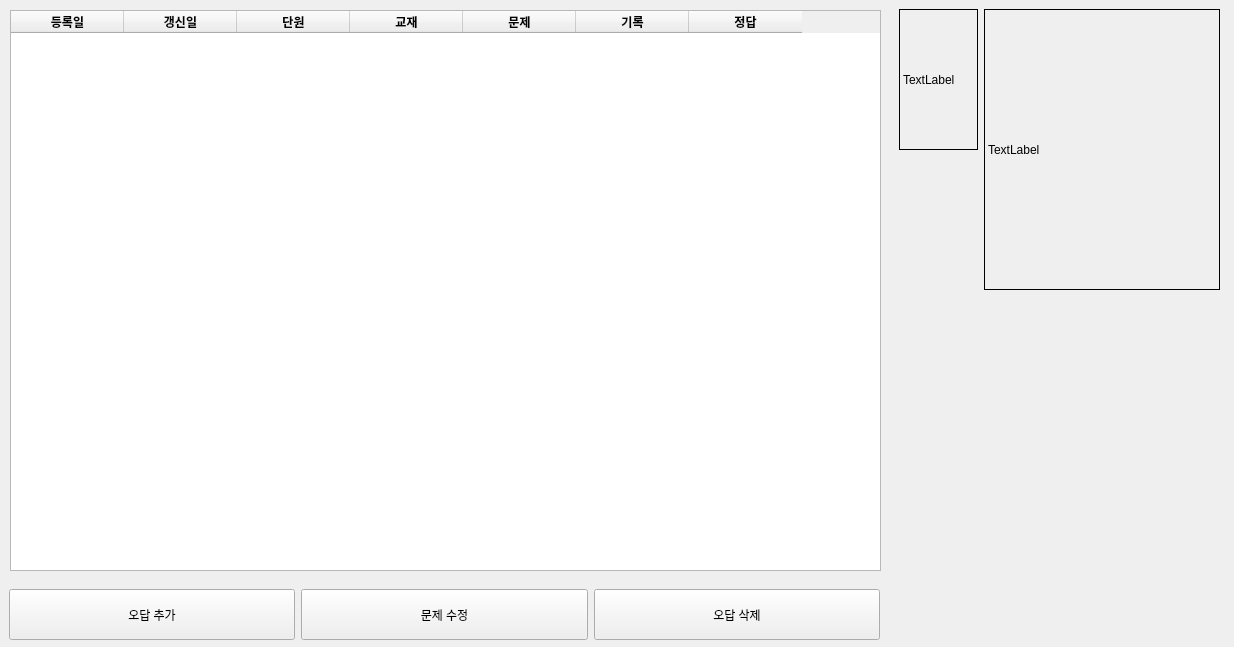
<?xml version="1.0" encoding="UTF-8"?>
<ui version="4.0">
 <class>Frame</class>
 <widget class="QFrame" name="Frame">
  <property name="geometry">
   <rect>
    <x>0</x>
    <y>0</y>
    <width>1234</width>
    <height>647</height>
   </rect>
  </property>
  <property name="windowTitle">
   <string>Frame</string>
  </property>
  <widget class="QTableWidget" name="tableMiss">
   <property name="geometry">
    <rect>
     <x>10</x>
     <y>10</y>
     <width>871</width>
     <height>561</height>
    </rect>
   </property>
   <property name="horizontalScrollBarPolicy">
    <enum>Qt::ScrollBarAlwaysOff</enum>
   </property>
   <property name="autoScroll">
    <bool>true</bool>
   </property>
   <property name="editTriggers">
    <set>QAbstractItemView::NoEditTriggers</set>
   </property>
   <property name="alternatingRowColors">
    <bool>false</bool>
   </property>
   <property name="selectionMode">
    <enum>QAbstractItemView::SingleSelection</enum>
   </property>
   <property name="selectionBehavior">
    <enum>QAbstractItemView::SelectRows</enum>
   </property>
   <property name="showGrid">
    <bool>true</bool>
   </property>
   <property name="columnCount">
    <number>7</number>
   </property>
   <attribute name="horizontalHeaderVisible">
    <bool>true</bool>
   </attribute>
   <attribute name="horizontalHeaderCascadingSectionResizes">
    <bool>false</bool>
   </attribute>
   <attribute name="horizontalHeaderDefaultSectionSize">
    <number>113</number>
   </attribute>
   <attribute name="horizontalHeaderHighlightSections">
    <bool>false</bool>
   </attribute>
   <attribute name="horizontalHeaderMinimumSectionSize">
    <number>43</number>
   </attribute>
   <attribute name="horizontalHeaderStretchLastSection">
    <bool>false</bool>
   </attribute>
   <attribute name="verticalHeaderVisible">
    <bool>false</bool>
   </attribute>
   <attribute name="verticalHeaderHighlightSections">
    <bool>false</bool>
   </attribute>
   <column>
    <property name="text">
     <string>등록일</string>
    </property>
    <property name="font">
     <font>
      <weight>75</weight>
      <bold>true</bold>
     </font>
    </property>
   </column>
   <column>
    <property name="text">
     <string>갱신일</string>
    </property>
    <property name="font">
     <font>
      <weight>75</weight>
      <bold>true</bold>
     </font>
    </property>
   </column>
   <column>
    <property name="text">
     <string>단원</string>
    </property>
    <property name="font">
     <font>
      <weight>75</weight>
      <bold>true</bold>
     </font>
    </property>
   </column>
   <column>
    <property name="text">
     <string>교재</string>
    </property>
    <property name="font">
     <font>
      <weight>75</weight>
      <bold>true</bold>
     </font>
    </property>
   </column>
   <column>
    <property name="text">
     <string>문제</string>
    </property>
    <property name="font">
     <font>
      <weight>75</weight>
      <bold>true</bold>
     </font>
    </property>
   </column>
   <column>
    <property name="text">
     <string>기록</string>
    </property>
    <property name="font">
     <font>
      <weight>75</weight>
      <bold>true</bold>
     </font>
    </property>
   </column>
   <column>
    <property name="text">
     <string>정답</string>
    </property>
    <property name="font">
     <font>
      <weight>75</weight>
      <bold>true</bold>
     </font>
    </property>
   </column>
  </widget>
  <widget class="QWidget" name="horizontalLayoutWidget">
   <property name="geometry">
    <rect>
     <x>899</x>
     <y>9</y>
     <width>321</width>
     <height>281</height>
    </rect>
   </property>
   <layout class="QHBoxLayout" name="hlayoutImages" stretch="1,3">
    <item>
     <layout class="QVBoxLayout" name="vlayoutImageSub" stretch="1,1">
      <item>
       <widget class="QLabel" name="labelImageSub">
        <property name="sizePolicy">
         <sizepolicy hsizetype="Preferred" vsizetype="Preferred">
          <horstretch>0</horstretch>
          <verstretch>0</verstretch>
         </sizepolicy>
        </property>
        <property name="frameShape">
         <enum>QFrame::Box</enum>
        </property>
        <property name="text">
         <string>TextLabel</string>
        </property>
       </widget>
      </item>
      <item>
       <spacer name="spacerImageSub">
        <property name="orientation">
         <enum>Qt::Vertical</enum>
        </property>
        <property name="sizeHint" stdset="0">
         <size>
          <width>0</width>
          <height>0</height>
         </size>
        </property>
       </spacer>
      </item>
     </layout>
    </item>
    <item>
     <layout class="QVBoxLayout" name="vlayIoutImageMain" stretch="1,0">
      <item>
       <widget class="QLabel" name="labelImageMain">
        <property name="frameShape">
         <enum>QFrame::Box</enum>
        </property>
        <property name="text">
         <string>TextLabel</string>
        </property>
       </widget>
      </item>
      <item>
       <spacer name="spacerImageMain">
        <property name="orientation">
         <enum>Qt::Vertical</enum>
        </property>
        <property name="sizeType">
         <enum>QSizePolicy::Expanding</enum>
        </property>
        <property name="sizeHint" stdset="0">
         <size>
          <width>0</width>
          <height>0</height>
         </size>
        </property>
       </spacer>
      </item>
     </layout>
    </item>
   </layout>
  </widget>
  <widget class="QWidget" name="horizontalLayoutWidget_2">
   <property name="geometry">
    <rect>
     <x>9</x>
     <y>589</y>
     <width>871</width>
     <height>51</height>
    </rect>
   </property>
   <layout class="QHBoxLayout" name="hlayoutButtons">
    <item>
     <widget class="QPushButton" name="buttonAddMiss">
      <property name="sizePolicy">
       <sizepolicy hsizetype="Minimum" vsizetype="Expanding">
        <horstretch>0</horstretch>
        <verstretch>0</verstretch>
       </sizepolicy>
      </property>
      <property name="text">
       <string>오답 추가</string>
      </property>
     </widget>
    </item>
    <item>
     <widget class="QPushButton" name="buttonModifyProblem">
      <property name="sizePolicy">
       <sizepolicy hsizetype="Minimum" vsizetype="Expanding">
        <horstretch>0</horstretch>
        <verstretch>0</verstretch>
       </sizepolicy>
      </property>
      <property name="text">
       <string>문제 수정</string>
      </property>
     </widget>
    </item>
    <item>
     <widget class="QPushButton" name="buttonDeleteMiss">
      <property name="sizePolicy">
       <sizepolicy hsizetype="Minimum" vsizetype="Expanding">
        <horstretch>0</horstretch>
        <verstretch>0</verstretch>
       </sizepolicy>
      </property>
      <property name="text">
       <string>오답 삭제</string>
      </property>
     </widget>
    </item>
   </layout>
  </widget>
 </widget>
 <resources/>
 <connections/>
</ui>
